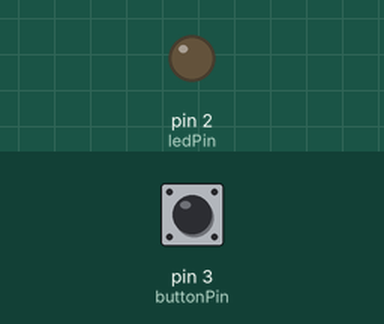
Simulated run of this sketch. Board: Arduino Leonardo, built with avr-gcc and run on an emulated ATmega32U4. Parts: output pins drawn as LEDs (lit = HIGH). Inputs (shaded band) come from the test bench; at power-on: pin 3 (buttonPin) HIGH. USB keyboard and mouse output is not drawn.

Above: at 1.2 s.
1.3 s: pin 3 (buttonPin) pulled LOW for 0.15 s
At 1.8 s:
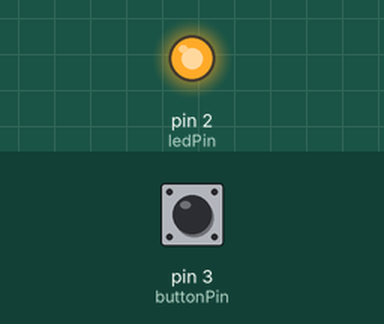
3.4 s: pin 3 (buttonPin) pulled LOW for 3.2 s
At 8.0 s:
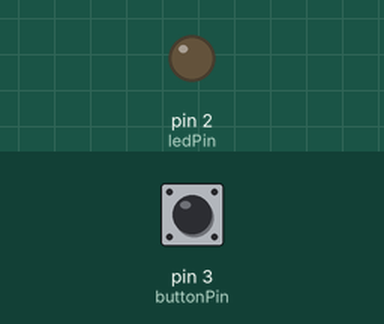
Timing chart, 0 to 9.5 s (numbered marks = the images above; inputs shaded):
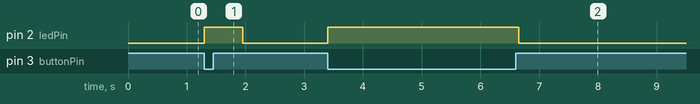

The sketch:

push_to_switch.ino
```cpp
#include <Keyboard.h>

const int buttonPin = 3;  // the number of the pushbutton pin
const int ledPin = 2;  // the number of the LED pin
int buttonVal = 0;
int scene = 0;

void setup() {
  // put your setup codne here, to run once:
  pinMode(buttonPin, INPUT_PULLUP);
  pinMode(ledPin, OUTPUT);

  Keyboard.begin();
}

void loop() {
  // put your main code here, to run repeatedly:
  buttonVal = digitalRead(buttonPin);
  if (buttonVal == 0) {
    digitalWrite(ledPin, HIGH);
    delay(250);

    if (scene == 0) {
      Keyboard.press(KEY_LEFT_ALT);
      Keyboard.press(KEY_F2);
      delay(250);
      Keyboard.releaseAll();
      delay(150);
    }
    else {
      Keyboard.press(KEY_LEFT_ALT);
      Keyboard.press(KEY_F1);
      delay(250);
      Keyboard.releaseAll();
      delay(150);
    }

    scene = !scene;

  }
  else
    digitalWrite(ledPin, LOW);
}
```

Measured:
- after the input at 1.3 s, pin 2 (ledPin): LOW → HIGH at once, → LOW 0.65 s later
- after the input at 3.4 s, pin 2 (ledPin): LOW → HIGH at once, → LOW 3.3 s later
